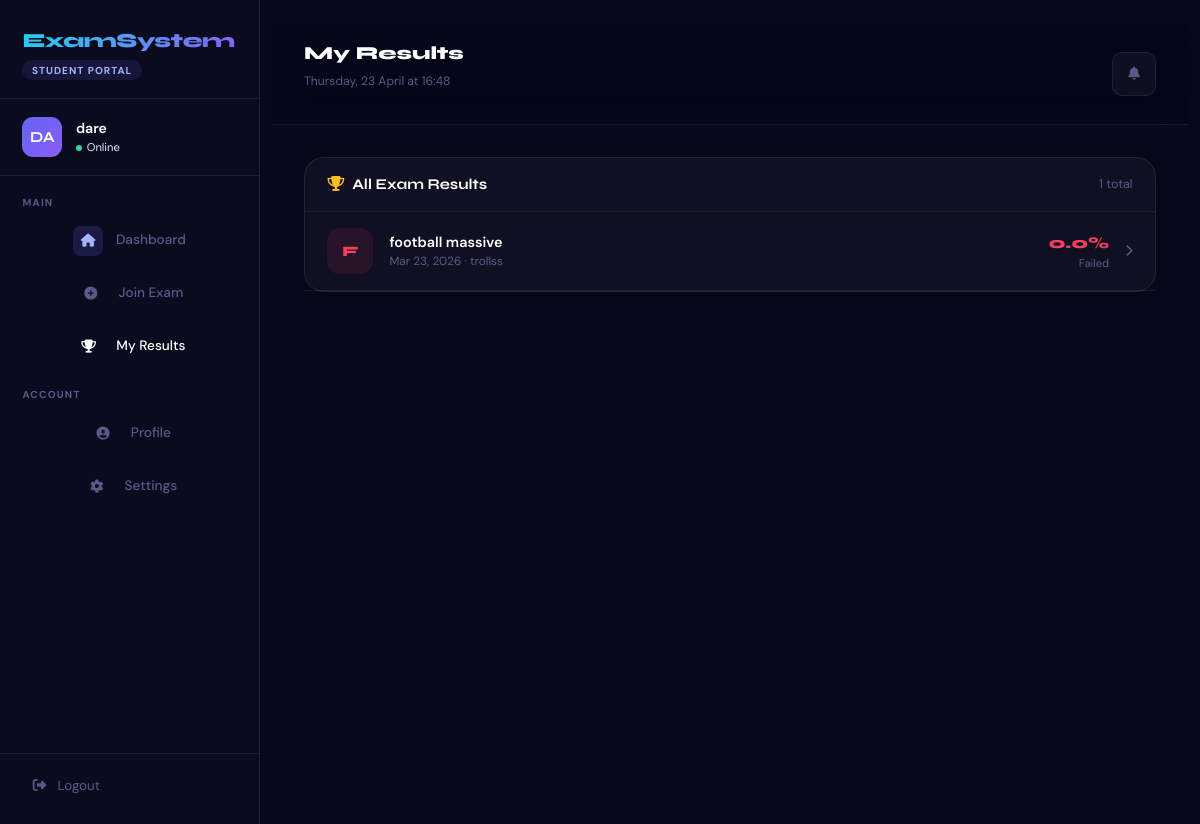
Screenshot of /results/ (signed in) with the database file from the repository.
### accounts/models.py (models this page shows, shortened)
class User(AbstractUser):
    ROLE_STUDENT = 'student'
    ROLE_INSTRUCTOR = 'instructor'
    ROLE_ADMIN = 'admin'
    ROLE_CHOICES = [
        (ROLE_STUDENT, 'Student'),
        (ROLE_INSTRUCTOR, 'Instructor'),
        (ROLE_ADMIN, 'Admin'),
    ]
    role = models.CharField(max_length=20, choices=ROLE_CHOICES, default=ROLE_STUDENT)
    is_approved = models.BooleanField(default=False, help_text="Instructors must be approved by admin")
    department = models.CharField(max_length=100, blank=True)
    staff_id = models.CharField(max_length=50, blank=True)
    full_name = models.CharField(max_length=150, blank=True)
    avatar_initials = models.CharField(max_length=3, blank=True)
    @property
    def is_student(self):
        return self.role == self.ROLE_STUDENT

### exams/models.py (models this page shows, shortened)
class Submission(models.Model):
    student = models.ForeignKey(
        settings.AUTH_USER_MODEL, on_delete=models.CASCADE,
        related_name='submissions', limit_choices_to={'role': 'student'}
    )
    exam = models.ForeignKey(Exam, on_delete=models.CASCADE, related_name='submissions')
    started_at = models.DateTimeField(auto_now_add=True)
    submitted_at = models.DateTimeField(null=True, blank=True)
    is_submitted = models.BooleanField(default=False)
    score = models.FloatField(default=0)
    score_percentage = models.FloatField(default=0)
    time_taken_seconds = models.PositiveIntegerField(default=0)
    class Meta:
        unique_together = ['student', 'exam']
        ordering = ['-started_at']
    @property
    def passed(self):
        return self.score_percentage >= self.exam.pass_mark
    @property
    def grade_letter(self):
        p = self.score_percentage
        if p >= 70: return 'A'
        if p >= 60: return 'B'
        if p >= 50: return 'C'
        if p >= 40: return 'D'
        return 'F'

class Exam(models.Model):
    STATUS_DRAFT = 'draft'
    STATUS_UPCOMING = 'upcoming'
    STATUS_LIVE = 'live'
    STATUS_CLOSED = 'closed'
    instructor = models.ForeignKey(
        settings.AUTH_USER_MODEL, on_delete=models.CASCADE,
        related_name='created_exams', limit_choices_to={'role': 'instructor'}
    )
    title = models.CharField(max_length=200)
    subject = models.CharField(max_length=100, blank=True)
    instructions = models.TextField(blank=True)
    code = models.CharField(max_length=10, unique=True, default=generate_exam_code)
    duration_minutes = models.PositiveIntegerField(default=60)
    pass_mark = models.PositiveIntegerField(default=50, help_text="Pass mark as percentage")
    start_time = models.DateTimeField(null=True, blank=True)
    end_time = models.DateTimeField(null=True, blank=True)
    shuffle_questions = models.BooleanField(default=True)
    is_published = models.BooleanField(default=False)
    created_at = models.DateTimeField(auto_now_add=True)
    updated_at = models.DateTimeField(auto_now=True)
    class Meta:
        ordering = ['-created_at']

### exams/views.py (the view)
    def wrapper(request, *args, **kwargs):
        if not request.user.is_authenticated:
            return redirect('landing')
        if not request.user.is_student:
            messages.error(request, "Access denied.")
            return redirect('landing')
        return view_func(request, *args, **kwargs)

### exams/views.py (called while the page is built)
def _student_required(view_func):
    def wrapper(request, *args, **kwargs):
        if not request.user.is_authenticated:
            return redirect('landing')
        if not request.user.is_student:
            messages.error(request, "Access denied.")
            return redirect('landing')
        return view_func(request, *args, **kwargs)
    return wrapper

@_student_required
def my_results(request):
    submissions = Submission.objects.filter(
        student=request.user, is_submitted=True
    ).select_related('exam').order_by('-submitted_at')
    return render(request, 'my_results.html', {'submissions': submissions})

### templates/my_results.html (shortened to what this page needs)
{% extends 'base.html' %}
{% block body %}
<div class="layout">
    <aside class="sidebar" id="sidebar">
        <div class="sidebar-logo">
            <a href="{% url 'exams:student_dashboard' %}" class="logo-text" style="background:linear-gradient(135deg,var(--cyan),var(--violet));-webkit-background-clip:text;-webkit-text-fill-color:transparent;text-decoration:none;display:block">ExamSystem</a>
            <div class="logo-badge" style="background:rgba(99,102,241,.12);border-color:rgba(99,102,241,.25);color:#a5b4fc">Student Portal</div>
        </div>
        <div class="sidebar-user">
            <div class="user-avatar" style="background:linear-gradient(135deg,var(--indigo),var(--violet))">{{ user.avatar_initials|default:user.username|slice:":2"|upper }}</div>
            <div class="user-info">
                <div class="uname">{{ user.username }}</div>
                <div class="urole"><span class="online-dot"></span> Online</div>
            </div>
        </div>
        <nav class="sidebar-nav">
            <div class="nav-section-label">Main</div>
            <a href="{% url 'exams:student_dashboard' %}" class="nav-item-link">
                <div class="nav-icon-w" style="background:rgba(99,102,241,.18);color:#a5b4fc"><i class="fas fa-home"></i></div>Dashboard
            </a>
            <a href="{% url 'exams:join_exam' %}" class="nav-item-link">
                <div class="nav-icon-w"><i class="fas fa-plus-circle"></i></div>Join Exam
            </a>
            <a href="{% url 'exams:my_results' %}" class="nav-item-link active">
                <div class="nav-icon-w"><i class="fas fa-trophy"></i></div>My Results
            </a>
            <div class="nav-section-label" style="margin-top:.5rem">Account</div>
            <a href="/accounts/profile/" class="nav-item-link"><div class="nav-icon-w"><i class="fas fa-user-circle"></i></div>Profile</a>
            <a href="/accounts/settings/" class="nav-item-link"><div class="nav-icon-w"><i class="fas fa-cog"></i></div>Settings</a>
        </nav>
        <div class="sidebar-bottom">
            <a href="{% url 'accounts:logout' %}"><i class="fas fa-sign-out-alt"></i> Logout</a>
        </div>
    </aside>
    <main class="main">
        <div class="topbar">
            <div><h2 style="font-size:1.15rem;font-weight:800;color:var(--white)">My Results</h2><p id="liveClock" style="font-size:.76rem;color:var(--muted);margin-top:.08rem"></p></div>
            <div class="d-flex gap-2 align-items-center">
                <a href="#" class="icon-btn"><i class="fas fa-bell"></i></a>
            </div>
        </div>
        <div class="page-content">
            <div class="glass-card">
                <div class="section-header">
                    <h4><i class="fas fa-trophy me-2" style="color:var(--amber)"></i>All Exam Results</h4>
                    <span style="font-size:.78rem;color:var(--muted)">{{ submissions|length }} total</span>
                </div>
                {% for sub in submissions %}
                <a href="{% url 'exams:exam_result' sub.pk %}" style="text-decoration:none;display:flex;align-items:center;gap:1rem;padding:1rem 1.4rem;border-bottom:1px solid var(--border);transition:background .2s" onmouseover="this.style.background='rgba(255,255,255,.025)'" onmouseout="this.style.background='transparent'">
                    <div style="width:46px;height:46px;border-radius:13px;display:flex;align-items:center;justify-content:center;font-family:'Syne',sans-serif;font-size:.9rem;font-weight:800;flex-shrink:0;background:{% if sub.grade_letter == 'A' %}rgba(52,211,153,.1){% elif sub.grade_letter == 'B' %}rgba(99,102,241,.1){% elif sub.grade_letter == 'C' %}rgba(251,191,36,.1){% else %}rgba(244,63,94,.1){% endif %};color:{% if sub.grade_letter == 'A' %}var(--green){% elif sub.grade_letter == 'B' %}#a5b4fc{% elif sub.grade_letter == 'C' %}var(--amber){% else %}var(--rose){% endif %}">{{ sub.grade_letter }}</div>
                    <div style="flex:1">
                        <div style="font-weight:600;font-size:.9rem;color:var(--white)">{{ sub.exam.title }}</div>
                        <div style="font-size:.74rem;color:var(--muted)">{{ sub.submitted_at|date:"M d, Y" }} {% if sub.exam.subject %}· {{ sub.exam.subject }}{% endif %}</div>
                    </div>
                    <div style="text-align:right">
                        <div style="font-family:'Syne',sans-serif;font-weight:800;font-size:1rem;color:{% if sub.passed %}var(--green){% else %}var(--rose){% endif %}">{{ sub.score_percentage }}%</div>
                        <div style="font-size:.7rem;color:var(--muted)">{% if sub.passed %}Passed{% else %}Failed{% endif %}</div>
                    </div>
                    <i class="fas fa-chevron-right" style="color:var(--muted);font-size:.75rem"></i>
                </a>
                {% empty %}
                <div style="padding:4rem;text-align:center;color:var(--muted)">
                    <i class="fas fa-trophy fa-3x mb-3" style="display:block;opacity:.3"></i>
                    No results yet.<br><small>Join an exam to get started!</small>
                </div>
                {% endfor %}
            </div>
        </div>
    </main>
</div>
{% endblock %}

### static/css/mobile.css (style rules this page uses)
* { -webkit-tap-highlight-color: transparent; -webkit-touch-callout: none; -webkit-user-select: none; user-select: none; }
html { font-size: 16px; line-height: 1.5; overflow-x: hidden; scroll-snap-type: y mandatory; -webkit-overflow-scrolling: touch; }
.icon-btn, button, [class*="btn"], .nav-item-link, .qa-btn { min-height: 44px !important; min-width: 44px !important; padding: .7rem !important; display: flex !important; align-items: center !important; justify-content: center !important; }
html { scroll-behavior: smooth; }

### rows the page displays
User: avatar_initials "DA", username "dare"
Submission: grade_letter "F", exam "football massive", submitted_at "Mar 23, 2026", exam.subject "trollss", score_percentage "0.0", shows "Failed"

### other values shown
{{ submissions|length }} "1"
